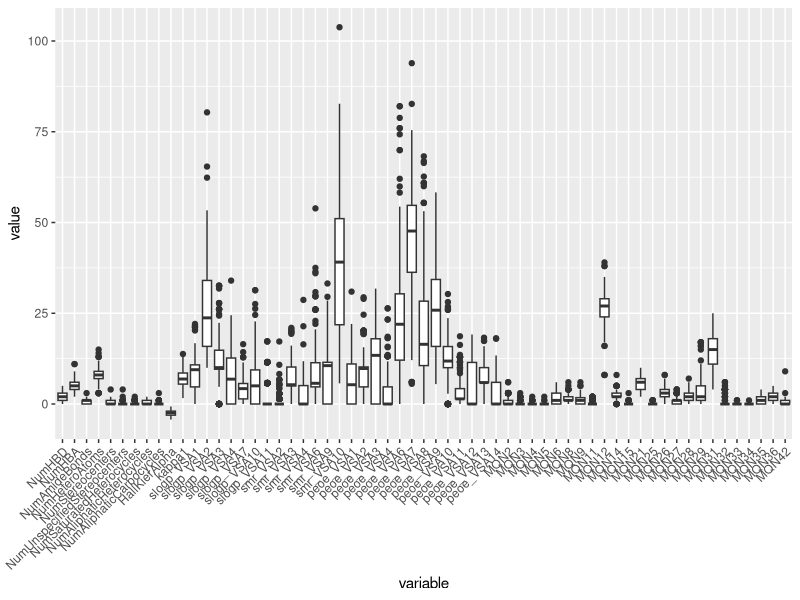

This figure's R source:
# Libraries ============
library(ggplot2)
library(reshape2)

# Input archives reading
data_chembl <- read.csv("data/data.csv",sep = ";",dec = ".")
data <- read.csv("data/CHEMBL4372_Desc.csv",sep = ",",dec = ".")
variables <- data[ ,9:127]  # Df containing only the descriptors

# DATA PREPARATION ============================
# Correlation based Feature Selection ==========
cor_matrix <- cor(variables)  # Calculation cor matrix
cor_matrix[!lower.tri(cor_matrix)] <- 0  # Erasing half of the mirror matrix

# Eliminating highly correlated variables
variables_0.8 <- variables[, !apply(cor_matrix, 2,
                                    function(x) any(abs(x) > 0.8, na.rm = TRUE))]
variables_0.85 <- variables[, !apply(cor_matrix, 2,
                                    function(x) any(abs(x) > 0.85, na.rm = TRUE))]
variables_0.9 <- variables[, !apply(cor_matrix, 2,
                                    function(x) any(abs(x) > 0.9, na.rm = TRUE))]

removed_var <- colnames(cor_matrix)[apply(cor_matrix, 2,
                                             function(x) any(abs(x) > 0.8, na.rm = TRUE))]
cat("No of variables after setting 0.8 as cut-off: ", ncol(variables_0.8),
    "\nEliminated variables:\n", removed_var)

cat("No of variables after setting 0.8 as cut-off: ", ncol(variables_0.8),
      "\nNo of variables after setting 0.85 as cut-off: ", ncol(variables_0.85),
      "\nNo of variables after setting 0.9 as cut-off: ", ncol(variables_0.9))

# Variance based Feature Selection ==========
variances <- data.frame(t(apply(variables_0.8, 2, var)))
removed_var <- colnames(variances)[which((!abs(variances) > 0))]
data_df <- variables_0.8[,apply(variances, 2,
                               function(x) any(abs(x) > 0, na.rm = TRUE))]
cat("Variable No. after eliminating variance = 0: ", ncol(data_df),
    "\nEliminated variables: ", removed_var)

# First description of the variables ==============
pdf(file = "plots/boxplot_1.pdf",
    width = 15, height = 4)
ggplot(melt(data_df), aes(x = variable, y = value)) +
  geom_boxplot() + theme(axis.text.x = element_text(angle = 45, hjust=1))
dev.off()

# Normalization =========








